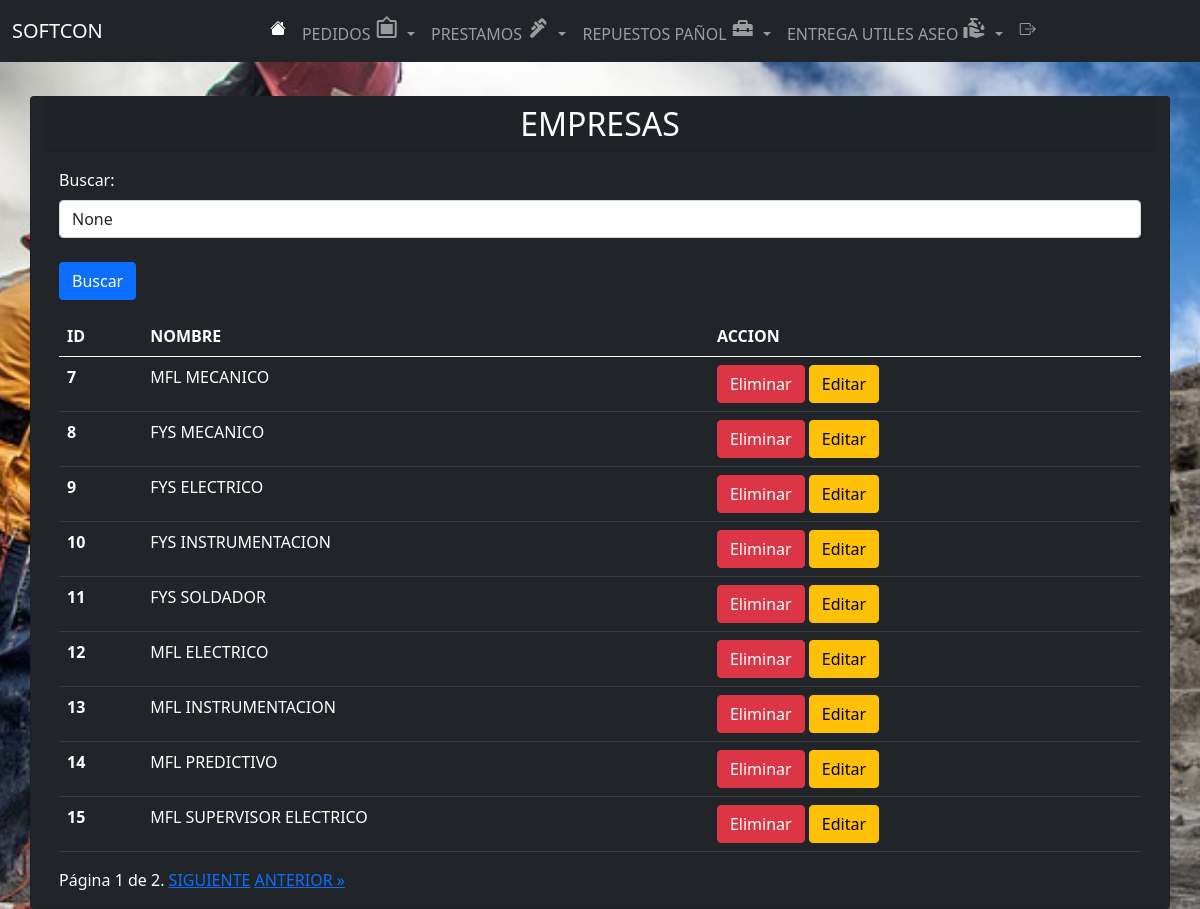
Screenshot of /lista_empresa/ (signed in) with the database file from the repository.
### app/models.py (models this page shows, shortened)
class Empresa(models.Model):
    nombre = models.CharField(max_length=100)

### app/views.py (the view)
# urls.py: path('lista_empresa/', lista_empresa, name='lista_empresa'),
@login_required
def lista_empresa(request):
    empresas_list = Empresa.objects.all()
    search_term = request.GET.get('buscar')
    if search_term:
        empresas_list = empresas_list.filter(Q(nombre__icontains=search_term))
    paginator = Paginator(empresas_list, 9)
    page = request.GET.get('page')
    try:
        empresas = paginator.page(page)
    except PageNotAnInteger:
        empresas = paginator.page(1)
    except EmptyPage:
        empresas = paginator.page(paginator.num_pages)
    return render(request, 'app/lista_empresa.html', {'empresas': empresas, 'search_term': search_term})

### app/templates/app/lista_empresa.html (shortened to what this page needs)
{% extends 'app/base.html' %}
{% block content %}
<br><br><br><br>
  <div class="container">
    <div class="row justify-content-center">
      <div class="card bg-dark text-white">
        <h2 class="card-header text-center">EMPRESAS</h2>
        <div class="card-body">
          <div class="mb-3">
            <form method="GET" action="{% url 'lista_empresa' %}">
                <label for="buscar" class="form-label">Buscar:</label>
                <input type="text" class="form-control" id="buscar" name="buscar" placeholder="Escribe para buscar..."
                    value="{{ search_term }}">
                    <br>
                <button type="submit" class="btn btn-primary">Buscar</button>
            </form>
          </div>
          <table class="table mx-auto table-dark" id="example">
            <thead>
              <tr>
                <th scope="col">ID</th>
                <th scope="col">NOMBRE</th>
                <th scope="col">ACCION</th>
              </tr>
            </thead>
            <tbody>
              {% for empresa in empresas %}
                <tr>
                  <th scope="row">{{ empresa.id }}</th>
                  <td>{{ empresa.nombre }}</td>
                  <td><a href="{% url 'eliminar' empresa.id %}" class="btn btn-danger">Eliminar</a>
                      <a href="{% url 'editar_empresa' empresa.id %}" class="btn btn-warning">Editar</a>
                  </td>
                </tr>
              {% endfor %}
            </tbody>
          </table>
          <div class="pagination">
            <span class="step-links">
                <span class="current">
                    Página {{ empresas.number }} de {{ empresas.paginator.num_pages }}.
                </span>
                {% if empresas.has_next %}
                    <a href="?page={{ empresas.next_page_number }}{% if search_term %}&buscar={{ search_term }}{% endif %}">SIGUIENTE</a>
                    <a href="?page={{ empresas.paginator.num_pages }}{% if search_term %}&buscar={{ search_term }}{% endif %}">ANTERIOR &raquo;</a>
                {% endif %}
            </span>
          </div>
        </div>
      </div>
    </div>
  </div>
{% endblock %}

### rows the page displays
Empresa: id "7", nombre "MFL MECANICO"
Empresa: id "8", nombre "FYS MECANICO"
Empresa: id "9", nombre "FYS ELECTRICO"
Empresa: id "10", nombre "FYS INSTRUMENTACION"
Empresa: id "11", nombre "FYS SOLDADOR"
Empresa: id "12", nombre "MFL ELECTRICO"
Empresa: id "13", nombre "MFL INSTRUMENTACION"
Empresa: id "14", nombre "MFL PREDICTIVO"
Empresa: id "15", nombre "MFL SUPERVISOR ELECTRICO"

### other values shown
{{ empresas.number }} "1"
{{ empresas.paginator.num_pages }} "2"
